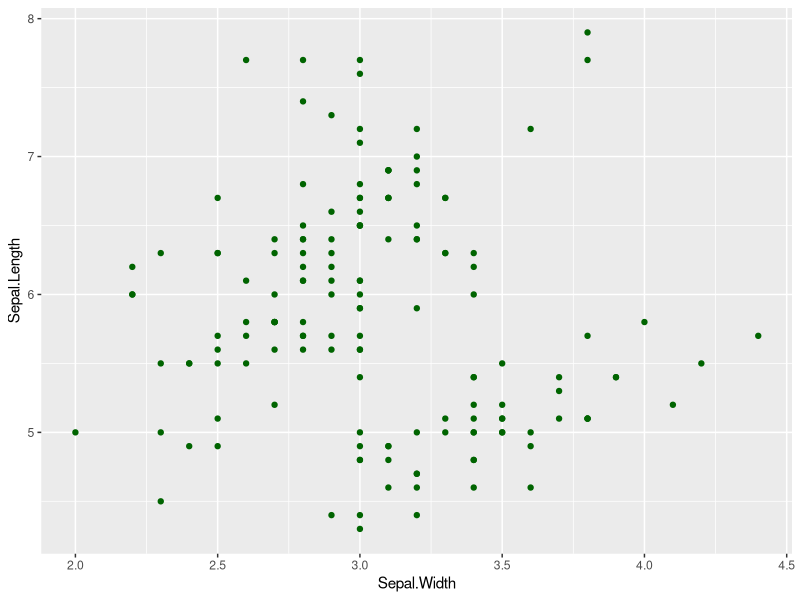
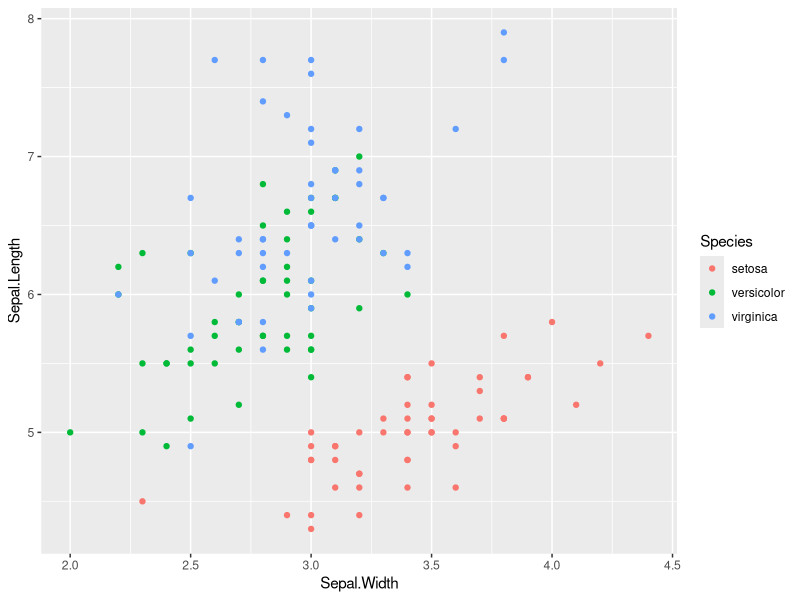
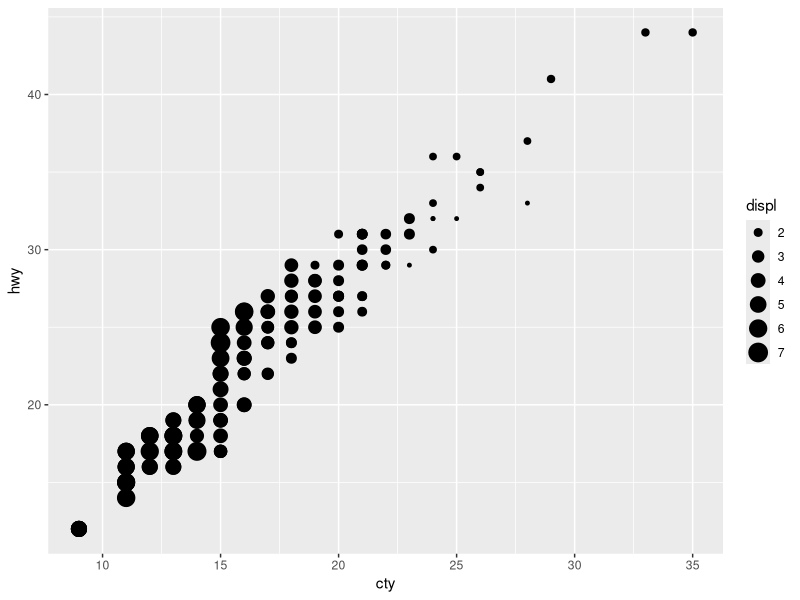
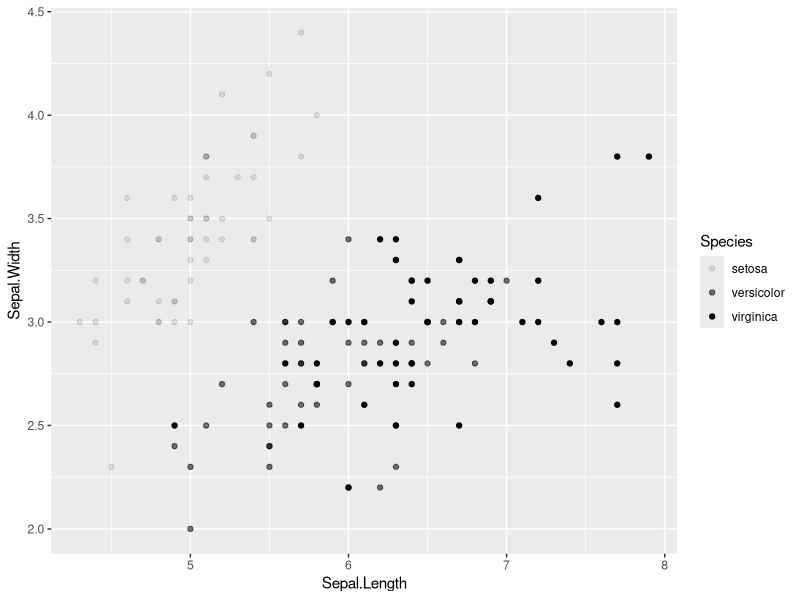
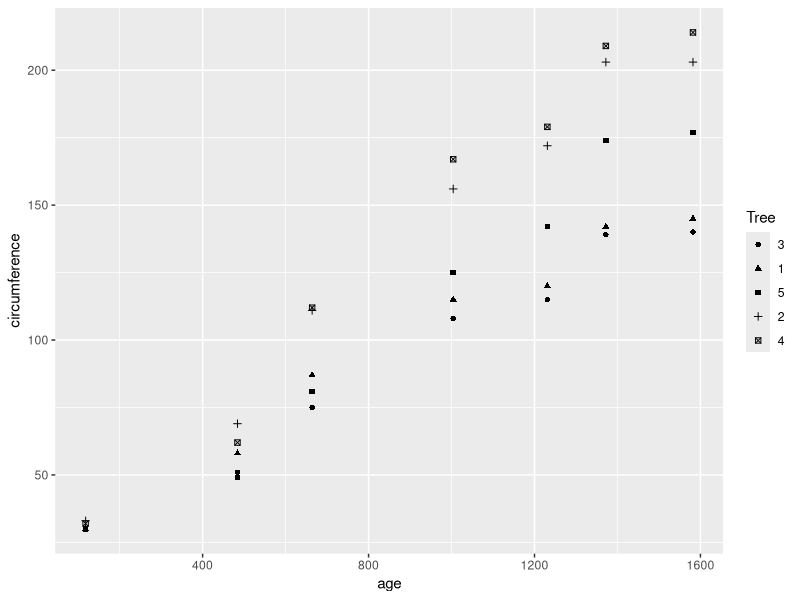
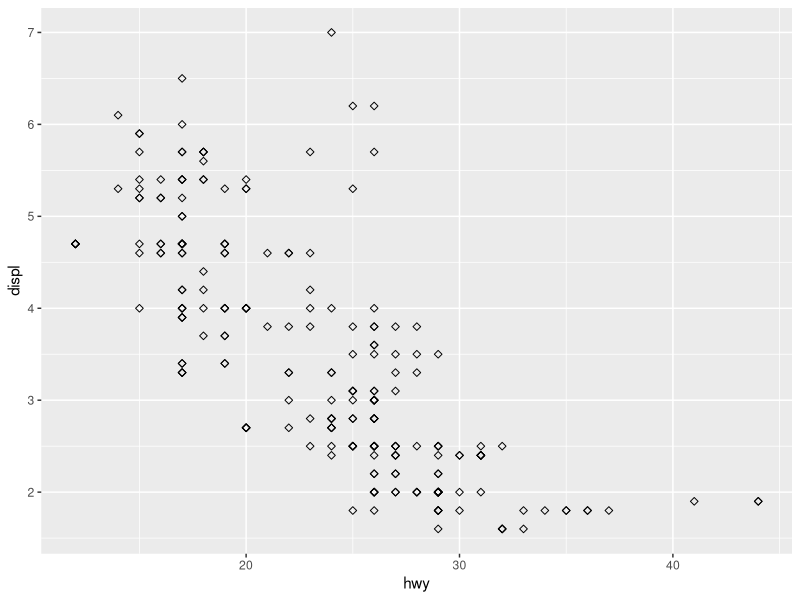
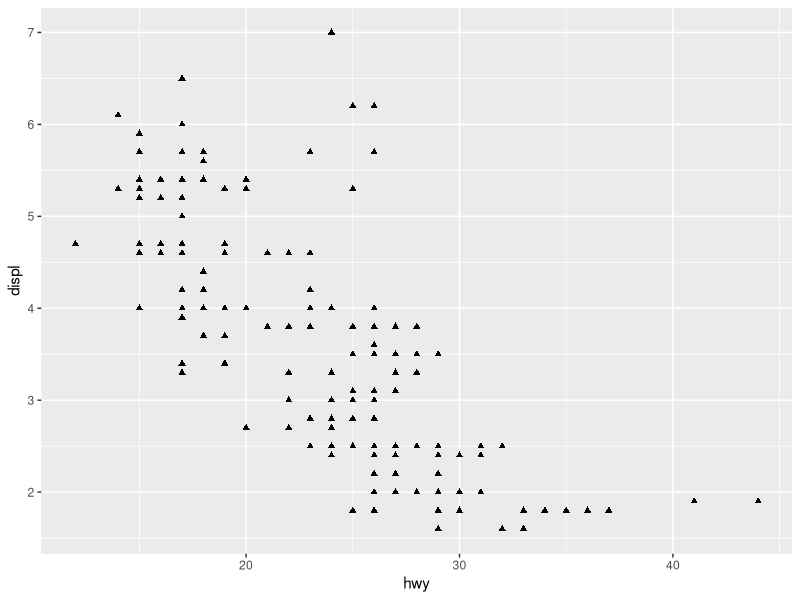
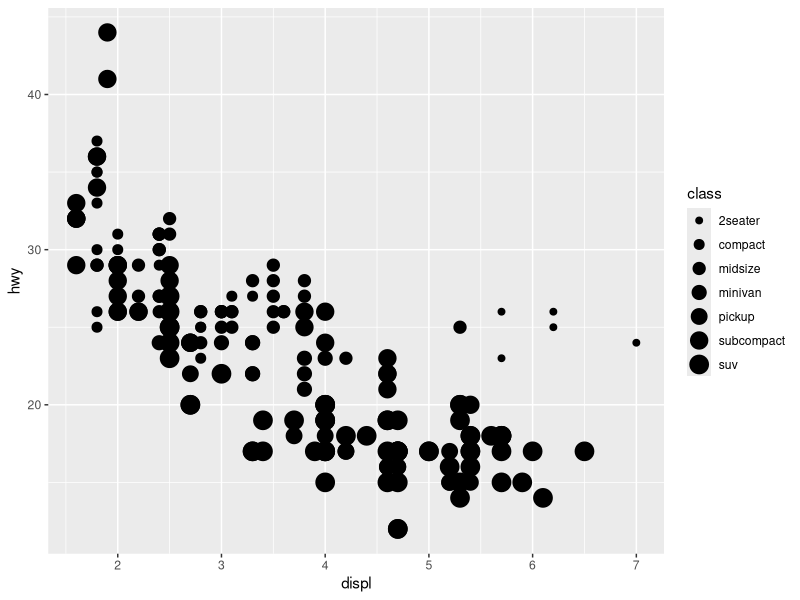

Write R code to recreate these figures, in order.
## ---- chunk 1
library(tidyverse)
## ---- chunk 2
dim(iris)
## ---- chunk 3
summary(iris)
## ---- chunk 4
ggplot(data = iris) +
  geom_point(mapping = aes(x = Sepal.Width, y = Sepal.Length), 
             col = 'darkgreen')  # I prefer dark green to the default green
## ---- chunk 5
ggplot(data = iris) +
  geom_point(mapping = aes(x = Sepal.Width, y = Sepal.Length, col = Species))
## ---- chunk 6
head(mtcars, n = 4)
## ---- chunk 7
tail(mtcars, n = 4)
## ---- chunk 8
ggplot(data = mpg) +
  geom_point(mapping = aes(x = cty, y = hwy, size = displ))
## ---- chunk 9
ggplot(data = iris) +
  geom_point(mapping = aes(x = Sepal.Length, y = Sepal.Width, alpha = Species))
## ---- chunk 10
ggplot(data = Orange) +
  geom_point(mapping = aes(x = age, y = circumference, shape = Tree))
## ---- chunk 11
ggplot(data = mpg) +
  geom_point(mapping = aes(x = hwy, y = displ), shape = 5)
## ---- chunk 12
ggplot(data = mpg) +
  geom_point(mapping = aes(x = hwy, y = displ), shape = 17)
## ---- chunk 13
head(mpg)
## ---- chunk 14
ggplot(data = mpg) +
  geom_point(mapping = aes(x = displ, y = hwy, size = class))
## ---- chunk 15
ggplot(data = mpg) +
  geom_point(mapping = aes(x = displ, y = cty, shape = class))
## ---- chunk 16
ggplot(data = mtcars) +
  geom_point(mapping = aes(x = disp, y = hp, col = factor(cyl))) +
  labs(x = 'Engine Size', y = 'Gross Horsepower',
       col = 'Number of Cylinders',
       title = 'A plot of horsepower against engine size',
       caption = 'Source: Motor Trend magazine (1974)')
## ---- chunk 17
head(diamonds)
## ---- chunk 18
ggplot(data = diamonds) +
  geom_point(mapping = aes(x = carat, y = price))
## ---- chunk 19
ggplot(data = diamonds) +
  geom_point(mapping = aes(x = carat, y = price), alpha = 0.1)
